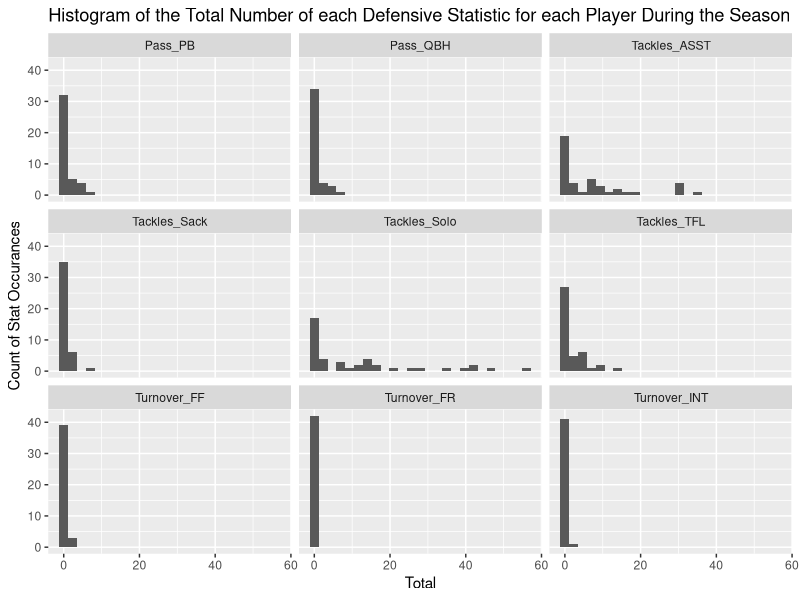
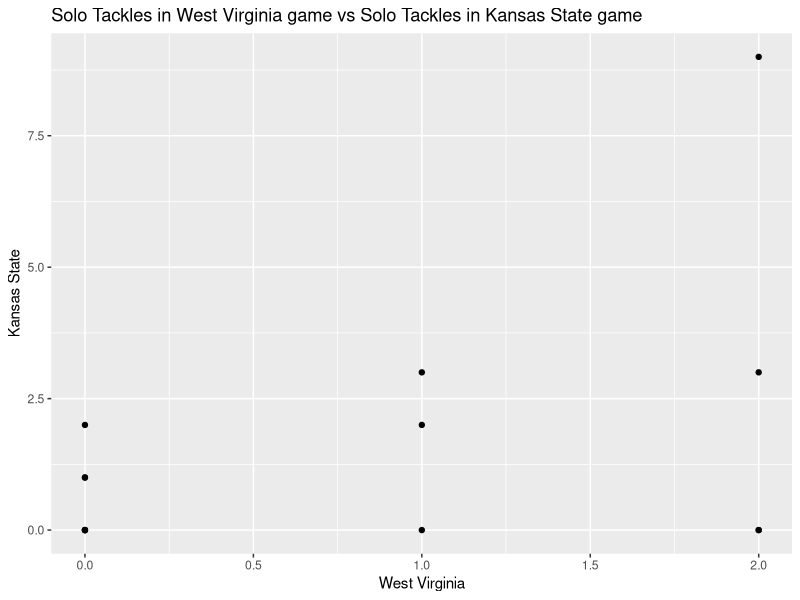
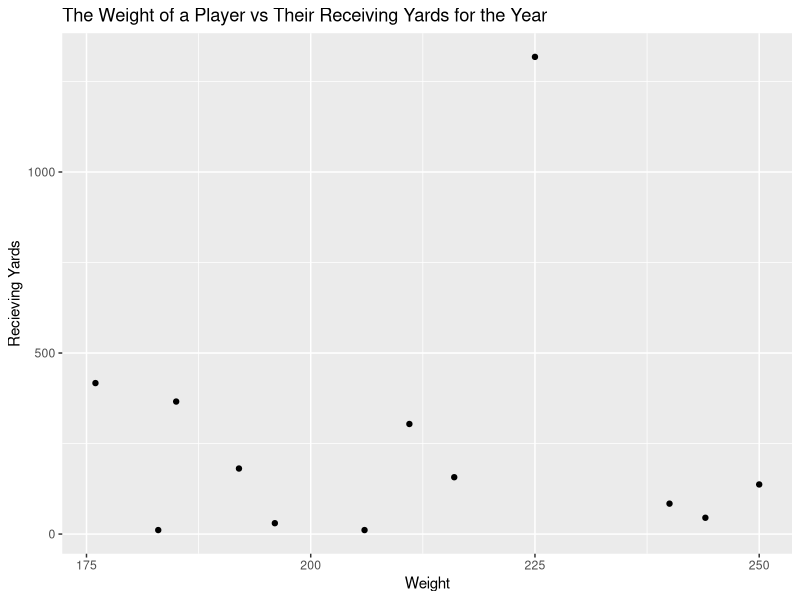
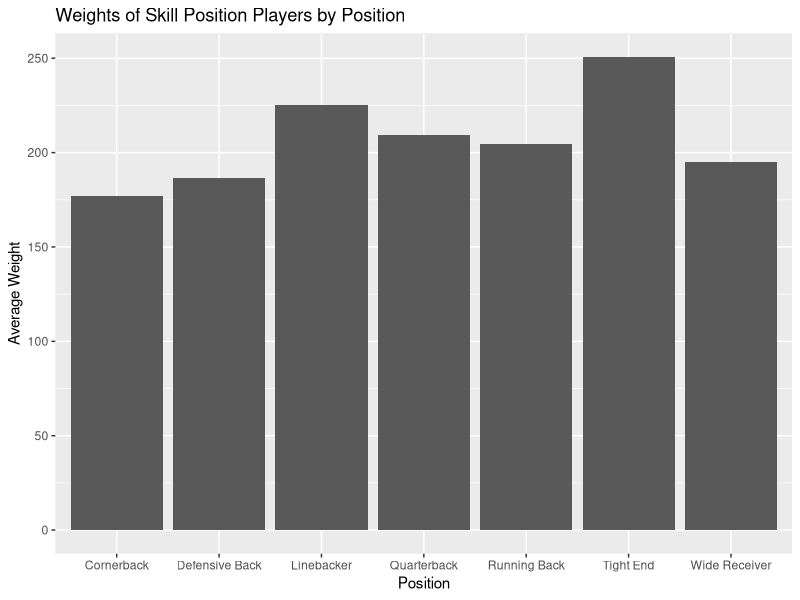

Recreate these plots in R, in order.
## ---- chunk 1
knitr::opts_chunk$set(echo = TRUE)
## ---- chunk 2
library(readxl)
defense <- read_excel('cyclonesFootball2018.xlsx', sheet='Defensive')
offense <- read_excel('cyclonesFootball2018.xlsx', sheet='Offensive')
bio <- read_excel('cyclonesFootball2018.xlsx', sheet='Biography')
library(tidyr)
library(dplyr)
library(ggplot2)
## ---- chunk 3
offClean = offense %>%
  mutate(Name = as.factor(Name)) %>%
  mutate(Opponent_Opponent = as.factor(Opponent_Opponent))
defClean = defense %>%
  mutate(Name = as.factor(Name)) %>%
  mutate(Opponent_Opponent = as.factor(Opponent_Opponent))
bioClean = bio %>%
  mutate(Name = as.factor(Name))
defClean = mutate_at(defClean, names(defClean[,3:length(defClean)]), as.numeric)
offClean = mutate_at(offClean, names(offClean[,3:length(offClean)]), as.numeric)
bioClean = mutate_at(bioClean, "Weight", as.numeric)
bioClean = bioClean %>% separate("Height", sep = "-", into = c("Feet", "inches")) %>% mutate_at(c("Feet", "inches"), as.numeric) %>% mutate(Height = Feet*12 + inches) %>% select(-Feet,-inches)
str(defClean)
str(offClean)
str(bioClean)
## ---- chunk 4
defGather = defClean %>%
  gather(key = Statistic, value = Total, 3:11)
###Group the data to look at each player's season totals to get a better idea of which statistics are more rare
defenseGroup =  defGather %>% group_by(Name, Statistic) %>% summarize(Total = sum(Total))
defenseGroup %>% 
  ggplot(aes(Total)) + geom_histogram(bins = 25) + facet_wrap(~Statistic) + labs(title = "Histogram of the Total Number of each Defensive Statistic for each Player During the Season", y = "Count of Stat Occurances")
## ---- chunk 5
defGather %>%
  filter(Statistic == "Tackles_Solo" & Opponent_Opponent == c("West Virginia","Kansas State")) %>%
  spread(key = Opponent_Opponent, value = Total) %>%
  ggplot(aes(x = `West Virginia`, y = `Kansas State`)) + geom_point() + labs(title = "Solo Tackles in West Virginia game vs Solo Tackles in Kansas State game", x = "West Virginia", y = "Kansas State")
## ---- chunk 6
bioClean = bioClean %>% separate("Hometown", sep = ", ", into = c("City", "State"))
bioClean %>% select(City, State) %>% head()
## ---- chunk 7
bioClean %>% group_by(State) %>% summarize(n=n()) %>% print()
## ---- chunk 8
offBios = inner_join(bioClean, offClean, by=c("Name"))
offBios %>% group_by(Weight) %>% summarize(Receiving_YDS = sum(Receiving_YDS)) %>% ggplot(aes(Weight, Receiving_YDS)) + geom_point() + labs(title = "The Weight of a Player vs Their Receiving Yards for the Year", y = "Recieving Yards")
## ---- chunk 9
defBios = inner_join(bioClean, defense, by=c("Name"))
offTrim = select(offBios, Name, Position, Weight)
defTrim = select(defBios, Name, Position, Weight)
allTrim = rbind(offTrim, defTrim)
allTrim = filter(allTrim)
allTrim %>% filter(Position == c("Wide Receiver", "Tight End", "Quarterback", "Running Back", "Defensive Back", "Linebacker", "Cornerback")) %>% group_by(Position) %>% summarize(meanWeight = mean(Weight)) %>% ggplot(aes(x = Position, y = meanWeight)) + geom_bar(stat = "identity") + labs(title = "Weights of Skill Position Players by Position", y = "Average Weight")
